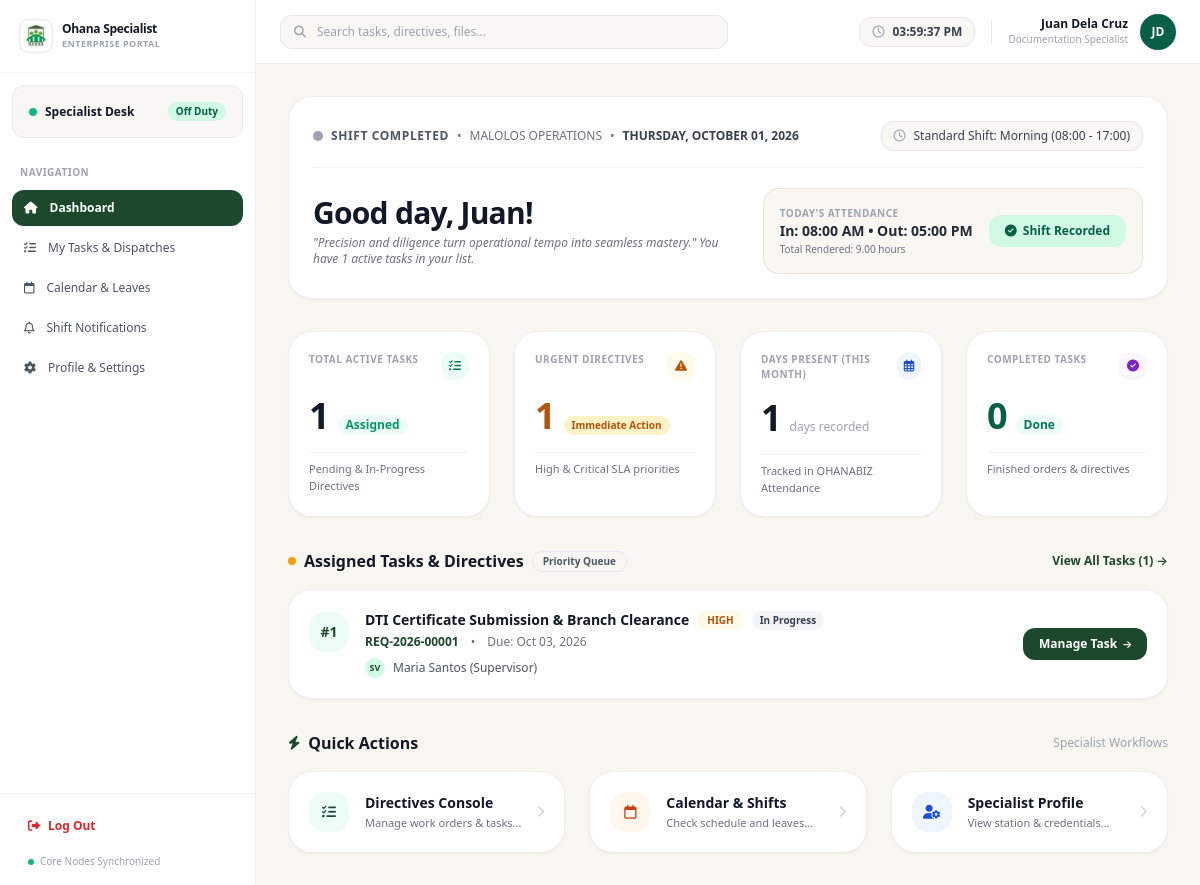
The app's page /employee_dashboard.php (signed in) with its own data.
### tables this page shows
CREATE TABLE IF NOT EXISTS `attendance` (
    `id`            INT UNSIGNED    NOT NULL AUTO_INCREMENT,
    `user_id`       INT UNSIGNED    NOT NULL,            
    `date`          DATE            NOT NULL,
    `time_in`       TIME            NULL,
    `time_out`      TIME            NULL,
    `status`        ENUM('present','absent','late','half_day','on_leave','wfh')
                                    NOT NULL DEFAULT 'present',
    `total_hours`   DECIMAL(5,2)    GENERATED ALWAYS AS (
                        CASE
                            WHEN `time_in` IS NOT NULL AND `time_out` IS NOT NULL
                            THEN ROUND(TIME_TO_SEC(TIMEDIFF(`time_out`, `time_in`)) / 3600, 2)
                            ELSE NULL
                        END
                    ) STORED,
    `remarks`       VARCHAR(255)    NULL,
    `recorded_by`   INT UNSIGNED    NULL,                
    `created_at`    DATETIME        NOT NULL DEFAULT CURRENT_TIMESTAMP,
    PRIMARY KEY (`id`),
    UNIQUE KEY `uq_user_date` (`user_id`, `date`),      
    INDEX `idx_date` (`date`),
    INDEX `idx_status` (`status`),
    CONSTRAINT `fk_attendance_user`
        FOREIGN KEY (`user_id`) REFERENCES `users`(`id`)
        ON DELETE CASCADE ON UPDATE CASCADE
);

CREATE TABLE IF NOT EXISTS `tasks` (
    `id`            INT UNSIGNED    NOT NULL AUTO_INCREMENT,
    `request_id`    INT UNSIGNED    NULL,                
    `title`         VARCHAR(200)    NOT NULL,
    `description`   TEXT            NULL,
    `assigned_to`   INT UNSIGNED    NOT NULL,            
    `assigned_by`   INT UNSIGNED    NOT NULL,            
    `priority`      ENUM('low','normal','high','critical')
                                    NOT NULL DEFAULT 'normal',
    `status`        ENUM('pending','in_progress','for_review','completed','cancelled')
                                    NOT NULL DEFAULT 'pending',
    `due_date`      DATE            NULL,
    `completed_at`  DATETIME        NULL,
    `created_at`    DATETIME        NOT NULL DEFAULT CURRENT_TIMESTAMP,
    `updated_at`    DATETIME        NOT NULL DEFAULT CURRENT_TIMESTAMP
                                        ON UPDATE CURRENT_TIMESTAMP,
    PRIMARY KEY (`id`),
    INDEX `idx_assigned_to` (`assigned_to`),
    INDEX `idx_assigned_by` (`assigned_by`),
    INDEX `idx_status` (`status`),
    INDEX `idx_due_date` (`due_date`),
    CONSTRAINT `fk_tasks_request`
        FOREIGN KEY (`request_id`) REFERENCES `service_requests`(`id`)
        ON DELETE SET NULL ON UPDATE CASCADE,
    CONSTRAINT `fk_tasks_assignee`
        FOREIGN KEY (`assigned_to`) REFERENCES `users`(`id`)
        ON UPDATE CASCADE,
    CONSTRAINT `fk_tasks_assigner`
        FOREIGN KEY (`assigned_by`) REFERENCES `users`(`id`)
        ON UPDATE CASCADE
);

CREATE TABLE IF NOT EXISTS `service_requests` (
    `id`                INT UNSIGNED    NOT NULL AUTO_INCREMENT,
    `reference_no`      VARCHAR(20)     NOT NULL,        
    `client_id`         INT UNSIGNED    NOT NULL,        
    `service_id`        INT UNSIGNED    NULL,
    `service_name`      VARCHAR(150)    NOT NULL,        
    `details`           TEXT            NULL,            
    `status`            ENUM(
                            'pending',
                            'reviewing',
                            'in_progress',
                            'for_pickup',
                            'completed',
                            'cancelled'
                        )               NOT NULL DEFAULT 'pending',
    `priority`          ENUM('normal','urgent','rush')
                                        NOT NULL DEFAULT 'normal',
    `assigned_to`       INT UNSIGNED    NULL,            
    `total_amount`      DECIMAL(10,2)   NULL,
    `payment_status`    ENUM('unpaid','partial','paid')
                                        NOT NULL DEFAULT 'unpaid',
    `notes`             TEXT            NULL,            
    `requested_at`      DATETIME        NOT NULL DEFAULT CURRENT_TIMESTAMP,
    `updated_at`        DATETIME        NOT NULL DEFAULT CURRENT_TIMESTAMP
                                            ON UPDATE CURRENT_TIMESTAMP,
    `completed_at`      DATETIME        NULL,
    PRIMARY KEY (`id`),
    UNIQUE KEY `uq_reference_no` (`reference_no`),
    INDEX `idx_client_id` (`client_id`),
    INDEX `idx_status` (`status`),
    INDEX `idx_assigned_to` (`assigned_to`),
    CONSTRAINT `fk_requests_client`
        FOREIGN KEY (`client_id`) REFERENCES `users`(`id`)
        ON UPDATE CASCADE,
    CONSTRAINT `fk_requests_service`
        FOREIGN KEY (`service_id`) REFERENCES `services`(`id`)
        ON DELETE SET NULL ON UPDATE CASCADE,
    CONSTRAINT `fk_requests_assignee`
        FOREIGN KEY (`assigned_to`) REFERENCES `users`(`id`)
        ON DELETE SET NULL ON UPDATE CASCADE
);

CREATE TABLE IF NOT EXISTS `users` (
    `id`            INT UNSIGNED    NOT NULL AUTO_INCREMENT,
    `full_name`     VARCHAR(150)    NOT NULL,
    `email`         VARCHAR(191)    NOT NULL,
    `password_hash` VARCHAR(255)    NOT NULL,            
    `role`          ENUM('admin','supervisor','employee','client')
                                    NOT NULL DEFAULT 'client',
    `phone`         VARCHAR(20)     NULL,
    `position`      VARCHAR(100)    NULL,                
    `department`    VARCHAR(100)    NULL,                
    `status`        ENUM('active','inactive','suspended')
                                    NOT NULL DEFAULT 'active',
    `profile_photo` VARCHAR(255)    NULL,
    `created_at`    DATETIME        NOT NULL DEFAULT CURRENT_TIMESTAMP,
    `updated_at`    DATETIME        NOT NULL DEFAULT CURRENT_TIMESTAMP
                                        ON UPDATE CURRENT_TIMESTAMP,
    `last_login`    DATETIME        NULL,
    PRIMARY KEY (`id`),
    UNIQUE KEY `uq_email` (`email`),
    INDEX `idx_role` (`role`),
    INDEX `idx_status` (`status`)
);

### employee_dashboard.php (the view, shortened to what the rows shown need)
<?php
require_once __DIR__ . '/config/auth.php';
$user = currentUser('employee');
$today = date('Y-m-d');
$att_stmt = $pdo->prepare("SELECT * FROM attendance WHERE user_id = ? AND date = ? LIMIT 1");
$att_stmt->execute([$user['id'], $today]);
$today_att = $att_stmt->fetch(PDO::FETCH_ASSOC);
$recent_tasks_stmt = $pdo->prepare("
    SELECT t.*, u.full_name as supervisor_name, sr.reference_no, sr.service_name
    FROM tasks t
    JOIN users u ON t.assigned_by = u.id
    LEFT JOIN service_requests sr ON t.request_id = sr.id
    WHERE t.assigned_to = ? AND t.status NOT IN ('completed', 'cancelled')
    ORDER BY FIELD(t.priority, 'critical', 'high', 'normal', 'low'), t.due_date ASC, t.id DESC
    LIMIT 5
");
$recent_tasks_stmt->execute([$user['id']]);
$active_tasks = $recent_tasks_stmt->fetchAll(PDO::FETCH_ASSOC);
?>
<!DOCTYPE html>
<html lang="en">
<head>
    <script src="https://cdn.tailwindcss.com"></script>
    <link rel="stylesheet" href="https://cdnjs.cloudflare.com/ajax/libs/font-awesome/6.4.0/css/all.min.css">
</head>
<body class="bg-[#f8f6f0] text-gray-800 antialiased">
    <div class="flex min-h-screen">
        <div class="flex-1 flex flex-col min-w-0">
            <main class="p-6 md:p-8 space-y-8 max-w-7xl w-full mx-auto">
                <div class="bg-white p-6 rounded-3xl border border-gray-200/60 shadow-sm space-y-5">
                    <div class="flex flex-col lg:flex-row lg:items-center justify-between gap-6">
                        <div class="space-y-1">
                            <h1 class="text-2xl md:text-3xl font-extrabold text-gray-900 tracking-tight">
                                Good day, <?= htmlspecialchars(explode(' ', trim($user['full_name']))[0]) ?>!
                            </h1>
                        </div>
                        <div class="bg-[#FAF7F2] p-4 rounded-2xl border border-amber-900/10 flex flex-col sm:flex-row items-center gap-4 shrink-0">
                            <div class="text-xs">
                                <span class="text-[10px] font-bold text-gray-400 uppercase tracking-wider block">Today's Attendance</span>
                                <?php if (!$today_att): ?>
                                    <span class="font-extrabold text-amber-800 text-sm block">Not Timed In</span>
                                    <span class="text-[10px] text-gray-500">Click Time-In to start.</span>
                                <?php elseif (empty($today_att['time_out'])): ?>
                                    <span class="font-extrabold text-emerald-800 text-sm block">In: <?= date('h:i A', strtotime($today_att['time_in'])) ?></span>
                                    <span class="text-[10px] text-emerald-700 font-semibold">Status: <?= ucfirst($today_att['status']) ?></span>
                                <?php else: ?>
                                    <span class="font-extrabold text-gray-800 text-sm block">In: <?= date('h:i A', strtotime($today_att['time_in'])) ?> • Out: <?= date('h:i A', strtotime($today_att['time_out'])) ?></span>
                                    <span class="text-[10px] text-gray-500">Total Rendered: <?= $today_att['total_hours'] ?? '0' ?> hours</span>
                                <?php endif; ?>
                            </div>
                        </div>
                    </div>
                </div>
                <div class="space-y-4">
                    <div class="flex justify-between items-center">
                        <div class="flex items-center gap-2">
                            <h2 class="font-bold text-base text-gray-900">Assigned Tasks & Directives</h2>
                        </div>
                    </div>
                    <div class="space-y-4">
                        <?php if (empty($active_tasks)): ?>
                            <div class="bg-white p-8 rounded-3xl border border-gray-200/60 text-center space-y-2">
                                <i class="fa-solid fa-clipboard-check text-2xl text-emerald-700"></i>
                                <h3 class="font-bold text-sm text-gray-900">No active tasks assigned. Check back later.</h3>
                                <p class="text-xs text-gray-500">All tasks are completed or there are no new dispatches from the Supervisor.</p>
                            </div>
                        <?php else: ?>
                            <?php foreach ($active_tasks as $atask):
                                $prio_badge = 'bg-gray-100 text-gray-700';
                                if ($atask['priority'] === 'critical') $prio_badge = 'bg-red-50 text-red-700';
                                elseif ($atask['priority'] === 'high') $prio_badge = 'bg-amber-50 text-amber-700';
                                elseif ($atask['priority'] === 'normal') $prio_badge = 'bg-blue-50 text-blue-700';
                            ?>
                            <div class="bg-white p-5 rounded-3xl border border-gray-200/60 shadow-sm flex flex-col md:flex-row justify-between items-start md:items-center gap-4 hover:shadow-md transition-all">
                                <div class="flex items-start gap-4 flex-1">
                                    <div class="w-10 h-10 rounded-2xl bg-emerald-50 text-[#1c482c] flex items-center justify-center text-sm font-bold shrink-0 mt-0.5">
                                        #<?= $atask['id'] ?>
                                    </div>
                                    <div class="space-y-1">
                                        <div class="flex flex-wrap items-center gap-2">
                                            <h3 class="font-bold text-sm text-gray-900"><?= htmlspecialchars($atask['title']) ?></h3>
                                            <span class="<?= $prio_badge ?> text-[10px] font-bold px-2.5 py-0.5 rounded-full uppercase">
                                                <?= htmlspecialchars($atask['priority']) ?>
                                            </span>
                                            <span class="bg-gray-100 text-gray-700 text-[10px] font-bold px-2 py-0.5 rounded-full capitalize">
                                                <?= str_replace('_', ' ', $atask['status']) ?>
                                            </span>
                                        </div>
                                        <div class="flex items-center gap-3 text-xs text-gray-500">
                                            <?php if (!empty($atask['reference_no'])): ?>
                                                <span class="text-[#1c482c] font-semibold"><?= htmlspecialchars($atask['reference_no']) ?></span>
                                                <span>•</span>
                                            <?php endif; ?>
                                            <span>Due: <?= !empty($atask['due_date']) ? date('M d, Y', strtotime($atask['due_date'])) : 'Open' ?></span>
                                        </div>
                                        <div class="flex items-center gap-2 pt-1 text-xs text-gray-600">
                                            <div class="w-5 h-5 rounded-full bg-emerald-100 text-[#1c482c] font-bold text-[9px] flex items-center justify-center">SV</div>
                                            <span><?= htmlspecialchars($atask['supervisor_name']) ?> (Supervisor)</span>
                                        </div>
                                    </div>
                                </div>
                                <div class="flex items-center gap-2.5 w-full md:w-auto justify-end shrink-0">
                                    <a href="employee_task_management.php" class="bg-[#1c482c] hover:bg-[#153721] text-white text-xs font-semibold py-2 px-4 rounded-xl flex items-center gap-1.5 transition-all">
                                        Manage Task <i class="fa-solid fa-arrow-right text-[9px]"></i>
                                    </a>
                                </div>
                            </div>
                            <?php endforeach; ?>
                        <?php endif; ?>
                    </div>
                </div>
                <div class="space-y-4">
                    <div class="flex justify-between items-center">
                        <div class="flex items-center gap-2">
                            <h2 class="font-bold text-base text-gray-900">Quick Actions</h2>
                        </div>
                    </div>
                </div>
            </main>
        </div>
    </div>
</body>
</html>

### records on screen
attendance: time_in "08:00 AM", time_out "05:00 PM", total_hours "9.00"
tasks: id "1", title "DTI Certificate Submission & Branch Clearance", priority "HIGH", status "In Progress", request.reference_no "REQ-2026-00001", due_date "Oct 03, 2026", assigned_by.full_name "Maria Santos"

### other values on screen
$user['full_name'] "Juan Dela Cruz"
$user['position'] "Documentation Specialist"
$initials "JD"
explode(' ', trim($user['full_name']))[0] "Juan"
$task_stats['active'] "1"
$task_stats['urgent'] "1"
$days_present "1"
$task_stats['completed'] "0"
$task_stats['total'] "1"
